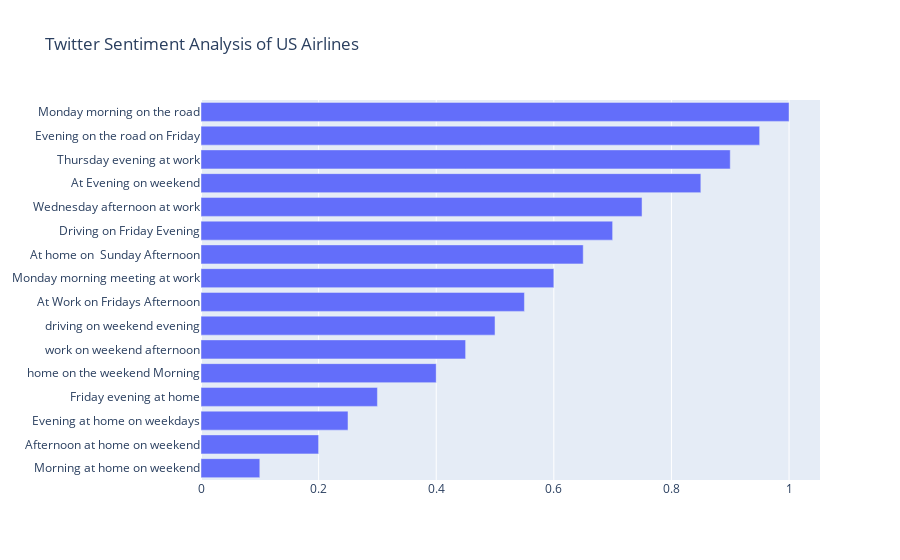

Notebook source saved alongside this figure:
### Code cell
import plotly.graph_objects as go
import colorlover as cl
fig = go.Figure()

fig.add_trace(go.Bar(
        x = df["Stressed"],
        y = df.Stressors,
        name = column,
        orientation = 'h',
    ))

fig.update_layout(
    barmode = 'stack',
    title = 'Twitter Sentiment Analysis of US Airlines'
)
fig.show()

### Figure 1 — Plotly figure (JSON) as saved in the notebook; plotly's stock layout.template omitted (floating-point values rounded to 4 significant figures)
{"data": [{"name": "colors", "orientation": "h", "type": "bar", "x": [0.1, 0.2, 0.25, 0.3, 0.4, 0.45, 0.5, 0.55, 0.6, 0.65, 0.7, 0.75, 0.85, 0.9, 0.95, 1], "y": ["Morning at home on weekend", "Afternoon at home on weekend", "Evening at home on weekdays", "Friday evening at home", "home on the weekend Morning", "work on weekend afternoon", "driving on weekend evening", "At Work on Fridays Afternoon", "Monday morning meeting at work", "At home on  Sunday Afternoon", "Driving on Friday Evening", "Wednesday afternoon at work", "At Evening on weekend", "Thursday evening at work", "Evening on the road on Friday", "Monday morning on the road"]}], "layout": {"barmode": "stack", "title": {"text": "Twitter Sentiment Analysis of US Airlines"}}}
